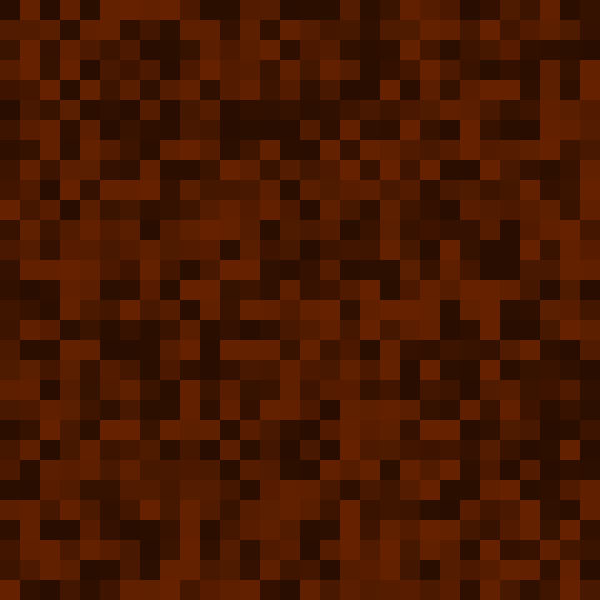
Frame 1 (no input)
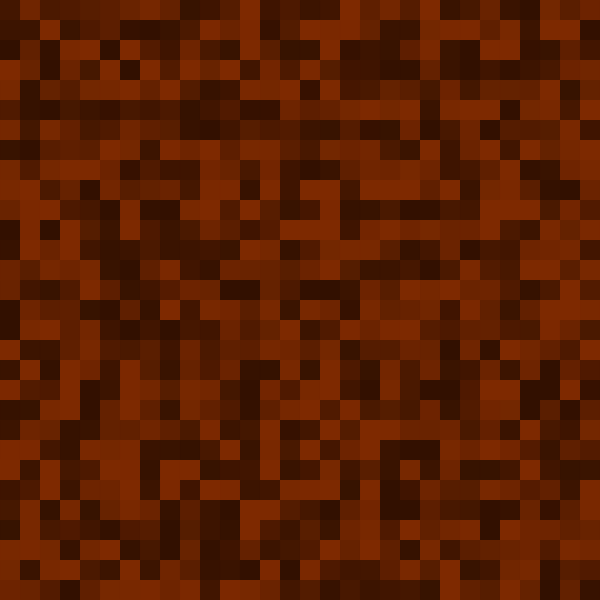
Frame 60 (no input)
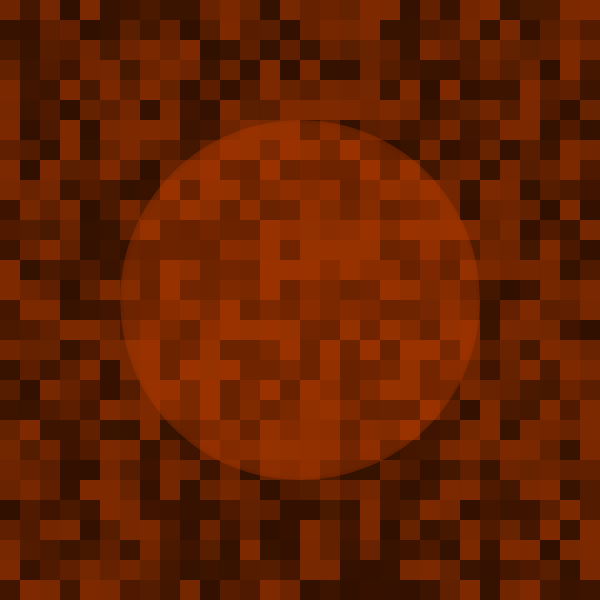
Frame 120 (the mouse pressed at the canvas centre since frame 60)

The p5.js sketch that drew these frames (run headless with seeded random() and noise() and a simulated clock; from frame 60 on, the mouse is pressed at the canvas centre):

// p5.js sketch
// ── sketch.js
let grid = [];
let cellSize = 20;
let cols, rows;
let pulse = 0;
let waves = [];

function setup() {
  createCanvas(600, 600);
  colorMode(HSB, 360, 100, 100, 1);
  background(0);

  cols = width / cellSize;
  rows = height / cellSize;

  for (let y = 0; y < rows; y++) {
    grid[y] = [];
    for (let x = 0; x < cols; x++) {
      grid[y][x] = {
        hue: 20,
        saturation: 100,
        brightness: 50,
        alpha: 0.8,
        pulseOffset: random(TWO_PI),
        shadow: 0,
        shadowTime: 0
      };
    }
  }

  noStroke();
}

function draw() {
  // Update pulse
  pulse += 0.02;

  for (let y = 0; y < rows; y++) {
    for (let x = 0; x < cols; x++) {
      let cell = grid[y][x];
      
      // Pulsing effect
      let pulseValue = sin(pulse + cell.pulseOffset) * 0.3 + 0.7;
      let brightness = cell.brightness * pulseValue;

      // Shadow effect
      if (cell.shadow > 0) {
        cell.shadow -= 0.01;
        if (cell.shadow < 0) cell.shadow = 0;
        brightness += cell.shadow * 20;
      }

      fill(cell.hue, cell.saturation, brightness, cell.alpha);
      rect(x * cellSize, y * cellSize, cellSize, cellSize);
    }
  }

  // Update waves
  for (let i = waves.length - 1; i >= 0; i--) {
    let wave = waves[i];
    wave.radius += wave.speed;
    if (wave.radius > width) {
      waves.splice(i, 1);
    }
  }

  // Draw waves
  for (let wave of waves) {
    fill(20, 100, 80, 0.3);
    ellipse(wave.x, wave.y, wave.radius * 2);
  }
}

function mousePressed() {
  let wave = {
    x: mouseX,
    y: mouseY,
    radius: 0,
    speed: 3
  };
  waves.push(wave);

  // Apply impact to nearby cells
  let gridX = floor(mouseX / cellSize);
  let gridY = floor(mouseY / cellSize);
  let impactRadius = 5;

  for (let y = max(0, gridY - impactRadius); y < min(rows, gridY + impactRadius); y++) {
    for (let x = max(0, gridX - impactRadius); x < min(cols, gridX + impactRadius); x++) {
      let d = dist(gridX, gridY, x, y);
      if (d < impactRadius) {
        let cell = grid[y][x];
        cell.shadow = 1 - (d / impactRadius);
        cell.shadowTime = millis();
      }
    }
  }
}
